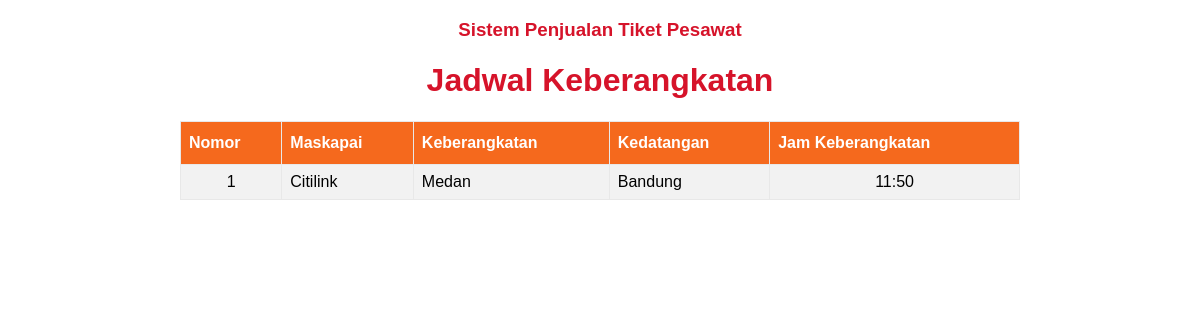
Screenshot of /jadwal/index.php with the database file from the repository.
### tables this page shows
CREATE TABLE `rute` (
  `id_rute` varchar(5) NOT NULL,
  `jam_berangkat` varchar(5) NOT NULL,
  `asal_rute` text NOT NULL,
  `tujuan_rute` text NOT NULL,
  `maskapai` varchar(10) NOT NULL,
  `harga` int(9) NOT NULL
);

### jadwal/index.php (the view, shortened to what this page needs)
<?php
if (!isset($_SESSION['id'])) {
?>
<!DOCTYPE html>
<html lang="en" dir="ltr">
    <head>
        <link rel="stylesheet" href="../gaya.css">
    </head>
    <body>
        <?php
            include '../config/header.php';
        ?>
        <h1 class="txt-center">Jadwal Keberangkatan</h1>
        <table border="1" class="senter">
            <tr>
                <th>Nomor</th>
                <th>Maskapai</th>
                <th>Keberangkatan</th>
                <th>Kedatangan</th>
                <th>Jam Keberangkatan</th>
            </tr>
            <?php
                include '../config/koneksi.php';
                $nomor = 1;
                $querry = "SELECT * FROM rute";
                $results = mysqli_query($koneksi, $querry);
                if (mysqli_num_rows($results)>0) {
                    while ($row = mysqli_fetch_assoc($results)) {
                        echo "
                            <tr>
                                <td style='text-align: center;'>".$nomor++."</td>
                                <td>".ucwords($row['maskapai'])."</td>
                                <td>".ucwords($row['asal_rute'])."</td>
                                <td>".ucwords($row['tujuan_rute'])."</td>
                                <td style='text-align: center;'>".$row['jam_berangkat']."</td>
                            </tr>
                        ";
                    }
                }
            ?>
        </table>
    </body>
</html>
<?php
}
?>

### gaya.css (style rules this page uses)
* { box-sizing: border-box; }
body { font-family: sans-serif; margin: 0; padding: 0; }
.txt-center { text-align: center; color: #d6132a; }
.senter { margin-left: auto; margin-right: auto; margin-top: 20px; }
table { border-collapse: collapse; width: 70%; }
table td, table th { border: 1px solid #e8e8e8; padding: 8px; }
table tr:nth-child(even) { background-color: #f2f2f2; }
table th { padding-top: 12px; padding-bottom: 12px; text-align: left; background-color: #f5691d; color: white; }

### rows the page displays
rute: maskapai "Citilink", asal_rute "Medan", tujuan_rute "Bandung", jam_berangkat "11:50"
